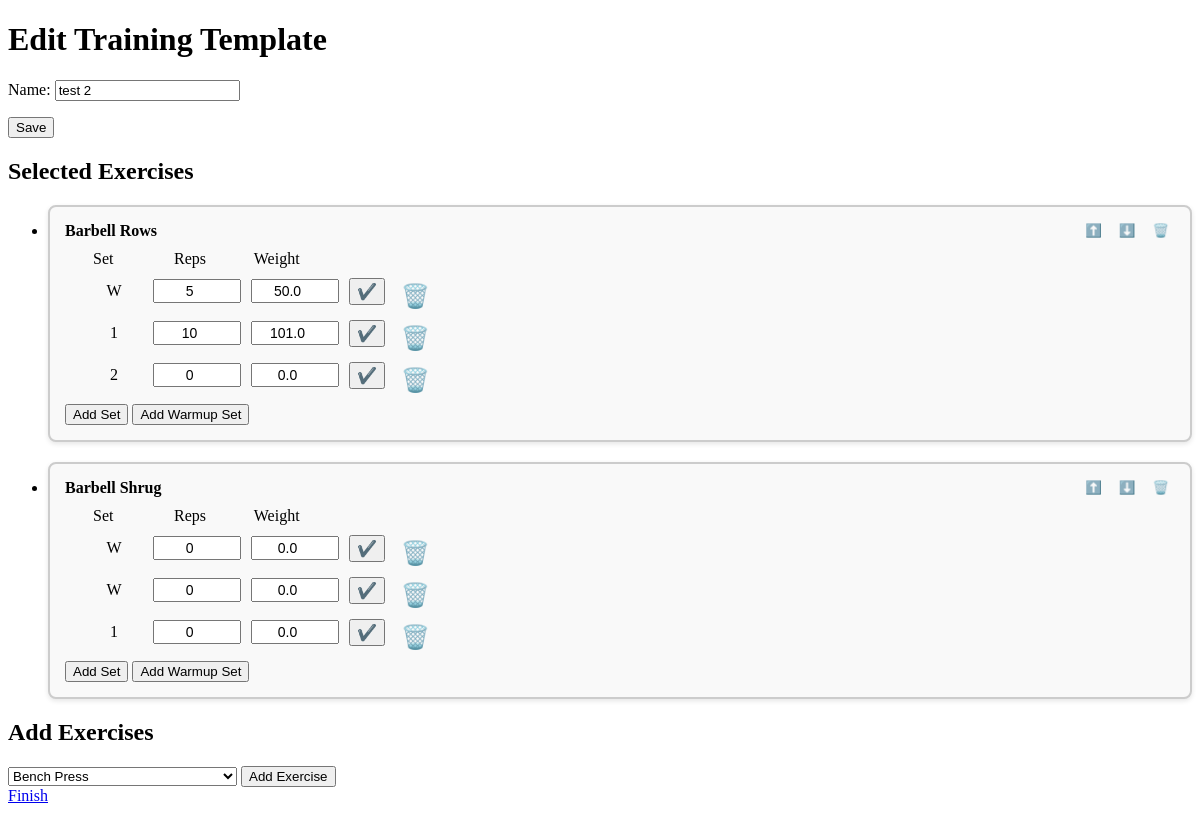
Page /training-templates/edit/22/ on the earlier database version.
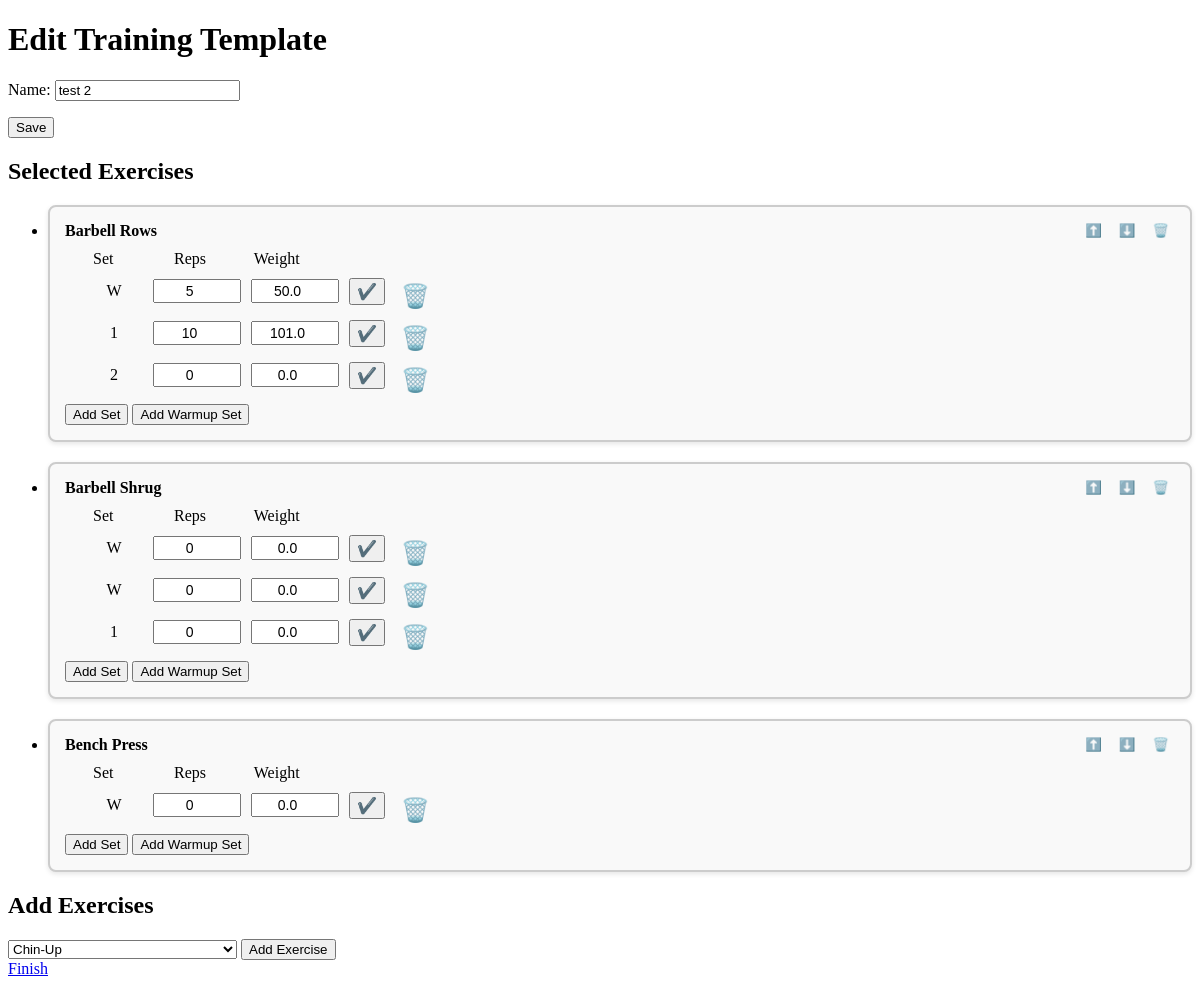
Same page on the later database version.
### training_templates/models.py (models this page shows, shortened)
class ExerciseOrder(models.Model):
    training_template = models.ForeignKey(TrainingTemplate, on_delete=models.CASCADE)
    exercise = models.ForeignKey(Exercise, on_delete=models.CASCADE)
    order = models.PositiveIntegerField()
    class Meta:
        ordering = ['order']

class Set(models.Model):
    exercise_order = models.ForeignKey(ExerciseOrder, related_name='sets', on_delete=models.CASCADE)
    set_type = models.CharField(max_length=2, choices=SetType.choices, default=SetType.NUMBERED)
    weight = models.FloatField()
    reps = models.IntegerField()
    class Meta:
        ordering = [
            models.Case(
                models.When(set_type='W', then=models.Value(0)),
                models.When(set_type__regex=r'^\d+$', then=models.Value(1)),
                default=models.Value(2),
                output_field=models.IntegerField(),
            ),
            models.Case(
                models.When(set_type='W', then=models.Value(0)),
                default=models.F('set_type'),
                output_field=models.IntegerField(),
            )
        ]

### exercises/models.py (models this page shows, shortened)
class Exercise(models.Model):
    name = models.CharField(max_length=100)
    main_body_part = models.ForeignKey(BodyPart, on_delete=models.CASCADE, related_name='main_body_exercises')
    additional_body_parts = models.ManyToManyField(BodyPart, related_name='additional_body_exercises', blank=True)
    class Meta:
        ordering = ['name']  # Specify ordering by name

### training_templates/views.py (the view, shortened to what this page needs)
# urls.py: path('edit/<int:template_id>/', create_or_edit_training_template, name='edit_training_template'),
def create_or_edit_training_template(request, template_id=None):
    if template_id:
        training_template = get_object_or_404(TrainingTemplate, id=template_id)
    else:
        training_template = None
    form = TrainingTemplateForm(instance=training_template)
    set_form = SetForm()
    available_exercises, selected_exercises = get_exercises(training_template)
    return render(request, 'training_templates/create_training_template.html', {
        'form': form,
        'set_form': set_form,
        'exercises': available_exercises,
        'selected_exercises': selected_exercises,
        'template_id': template_id,
    })

### training_templates/forms.py
class TrainingTemplateForm(forms.ModelForm):
    class Meta:
        model = TrainingTemplate
        fields = ['name']

class SetForm(forms.ModelForm):
    class Meta:
        model = Set
        fields = ['set_type', 'weight', 'reps']

### training_templates/views.py (called while the page is built)
def get_exercises(training_template):
    selected_exercise_ids = ExerciseOrder.objects.filter(training_template=training_template).\
        values_list('exercise_id', flat=True)
    available_exercises = Exercise.objects.exclude(id__in=selected_exercise_ids)
    selected_exercises = ExerciseOrder.objects.filter(training_template=training_template).order_by('order') \
        if training_template else []
    return available_exercises, selected_exercises

### training_templates/templates/training_templates/create_training_template.html (shortened to what this page needs)
<!DOCTYPE html>
<html>
<head>
    {% load static %}
    <link rel="stylesheet" type="text/css" href="{% static 'training_templates/styles-2.css' %}">
</head>
<body>
    <h1>{% if template_id %}Edit{% else %}Create{% endif %} Training Template</h1>
    <form method="post" action="{% if template_id %}{% url 'edit_training_template' template_id=template_id %}{% else %}{% url 'create_training_template' %}{% endif %}">
        {{ form.as_p }}
        <button type="submit" name="name-form">Save</button>
    </form>
    {% if template_id %}
        {% include 'training_templates/selected_exercises.html' %}
        {% include 'training_templates/add_exercise.html' %}
    {% endif %}
    <a href="{% url 'training_template_list' %}">Finish</a>
</body>
</html>

### training_templates/templates/training_templates/selected_exercises.html (shortened to what this page needs)
{% if selected_exercises %}
    <h2>Selected Exercises</h2>
    <ul>
        {% for exercise_order in selected_exercises %}
            <li>
                <div class="exercise-container">
                    <div class="exercise-header">
                        <span class="exercise-name">{{ exercise_order.exercise.name }}</span>
                        <div class="control-icons">
                            <form method="post" action="{% url 'move_up_exercise' template_id=template_id exercise_id=exercise_order.exercise.id %}" style="display:inline;">
                                <button type="submit" class="arrow-btn">⬆️</button>
                            </form>
                            <form method="post" action="{% url 'move_down_exercise' template_id=template_id exercise_id=exercise_order.exercise.id %}" style="display:inline;">
                                <button type="submit" class="arrow-btn">⬇️</button>
                            </form>
                            <form method="post" action="{% url 'delete_exercise' template_id=template_id exercise_id=exercise_order.exercise.id %}" style="display:inline;">
                                <button type="submit" class="trashcan-btn">🗑️</button>
                            </form>
                        </div>
                    </div>
                    <div class="sets-container" >
                        <div class="set-legend">
                            <span class="set-legend-item">Set</span>
                            <span class="set-legend-item">Reps</span>
                            <span class="set-legend-item">Weight</span>
                        </div>
                        <div class="sets-list">
                            <ul>
                                {% for set in exercise_order.sets.all %}
                                    <li>
                                        <div class="set-line">
                                            <div class="set-form-container">
                                                <form method="post" class="edit-set-form">
                                                    <span class="set-type-display">{{ set.set_type }}</span>
                                                    <input type="number" name="reps" value="{{ set.reps }}" required>
                                                    <input type="number" name="weight" value="{{ set.weight }}" required>
                                                    <button type="submit" name="edit-set-form">✔️</button>
                                                </form>
                                            </div>
                                            <div class="set-trashcan-btn-container">
                                                <form method="post" action="{% url 'delete_set' template_id=template_id set_id=set.id %}" class="set-trashcan-btn">
                                                    <button type="submit" class="set-trashcan-btn">🗑️</button>
                                                </form>
                                            </div>
                                        </div>
                                    </li>
                                {% endfor %}
                            </ul>
                        </div>
                    </div>
                    <div class="add-set-form-container" id="add-set-form-{{ exercise_order.id }}">
                        <form method="post" action="{% url 'edit_training_template' template_id=template_id %}">
                            <button type="submit" name="add-set-form">Add Set</button>
                            <button type="submit" name="add-warmup-set-form">Add Warmup Set</button>
                        </form>
                    </div>
                </div>
            </li>
        {% endfor %}
    </ul>
{% endif %}

Differences in the rows shown:
added ExerciseOrder: exercise.name "Bench Press"
added Set: set_type "W", reps "0", weight "0.0", shown under "Bench Press"
Other differences:
form field exercise: "Bench Press" → "Chin-Up"
